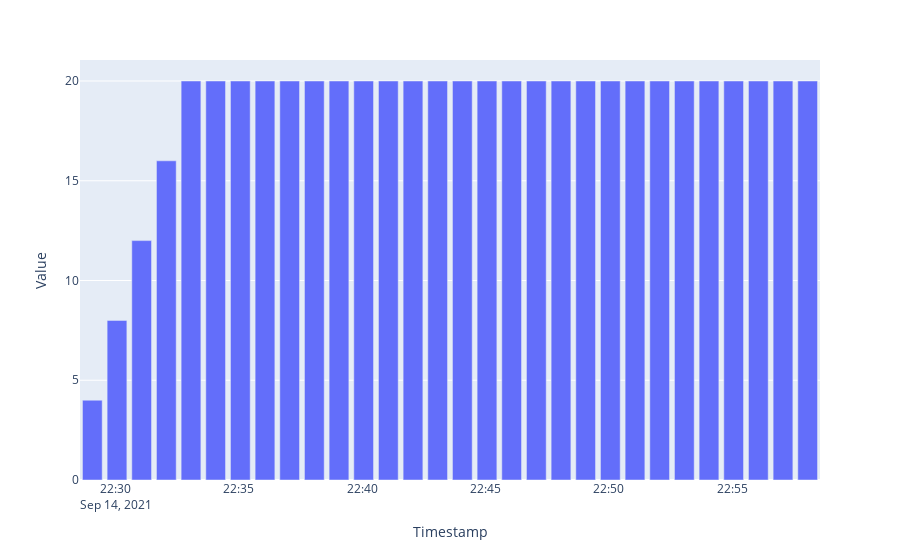

Notebook cell for this chart:
### Code cell
fig = px.bar(df_users_active, x='Timestamp', y='Value')
fig.show()

### Figure 1 — Plotly figure (JSON) as saved in the notebook; plotly's stock layout.template omitted (floating-point values rounded to 4 significant figures)
{"data": [{"alignmentgroup": "True", "hovertemplate": "Timestamp=%{x}<br>Value=%{y}<extra></extra>", "legendgroup": "", "marker": {"color": "#636efa", "pattern": {"shape": ""}}, "name": "", "offsetgroup": "", "orientation": "v", "showlegend": false, "textposition": "auto", "type": "bar", "x": ["2021-09-14T22:29:03.581918", "2021-09-14T22:30:03.581918", "2021-09-14T22:31:03.581918", "2021-09-14T22:32:03.581918", "2021-09-14T22:33:03.581918", "2021-09-14T22:34:03.581918", "2021-09-14T22:35:03.581918", "2021-09-14T22:36:03.581918", "2021-09-14T22:37:03.581918", "2021-09-14T22:38:03.581918", "2021-09-14T22:39:03.581918", "2021-09-14T22:40:03.581918", "2021-09-14T22:41:03.581918", "2021-09-14T22:42:03.581918", "2021-09-14T22:43:03.581918", "2021-09-14T22:44:03.581918", "2021-09-14T22:45:03.581918", "2021-09-14T22:46:03.581918", "2021-09-14T22:47:03.581918", "2021-09-14T22:48:03.581918", "2021-09-14T22:49:03.581918", "2021-09-14T22:50:03.581918", "2021-09-14T22:51:03.581918", "2021-09-14T22:52:03.581918", "2021-09-14T22:53:03.581918", "2021-09-14T22:54:03.581918", "2021-09-14T22:55:03.581918", "2021-09-14T22:56:03.581918", "2021-09-14T22:57:03.581918", "2021-09-14T22:58:03.581918"], "xaxis": "x", "y": [4, 8, 12, 16, 20, 20, 20, 20, 20, 20, 20, 20, 20, 20, 20, 20, 20, 20, 20, 20, 20, 20, 20, 20, 20, 20, 20, 20, 20, 20], "yaxis": "y"}], "layout": {"barmode": "relative", "legend": {"tracegroupgap": 0}, "margin": {"t": 60}, "xaxis": {"anchor": "y", "domain": [0, 1], "title": {"text": "Timestamp"}}, "yaxis": {"anchor": "x", "domain": [0, 1], "title": {"text": "Value"}}}}
